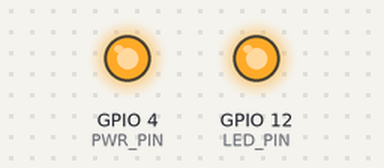
A sketch run on a simulated ESP32. Shown: output pins drawn as LEDs (lit = HIGH). What the sketch prints to the serial monitor is not drawn.

Above: at 0.1 s.
Timing chart, 0 to 1.8 s (numbered marks = the images above):
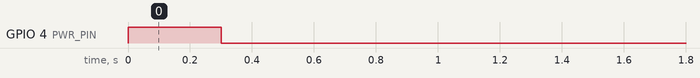

The sketch:

gps.ino
```cpp
// (licence header left out)
#define TINY_GSM_MODEM_SIM7000
#define TINY_GSM_RX_BUFFER 1024 // Set RX buffer to 1Kb

#include <TinyGsmClient.h>

// LilyGO T-SIM7000G Pinout
#define UART_BAUD   115200
#define PIN_DTR     25
#define PIN_TX      27
#define PIN_RX      26
#define PWR_PIN     4

#define LED_PIN     12

// Set serial for debug console (to Serial Monitor, default speed 115200)
#define SerialMon Serial
// Set serial for AT commands
#define SerialAT  Serial1

TinyGsm modem(SerialAT);

void setup(){
  SerialMon.begin(115200);
  SerialMon.println("Place your board outside to catch satelite signal");

  // Set LED OFF
  pinMode(LED_PIN, OUTPUT);
  digitalWrite(LED_PIN, HIGH);

  //Turn on the modem
  pinMode(PWR_PIN, OUTPUT);
  digitalWrite(PWR_PIN, HIGH);
  delay(300);
  digitalWrite(PWR_PIN, LOW);

  delay(1000);

  // Set module baud rate and UART pins
  SerialAT.begin(UART_BAUD, SERIAL_8N1, PIN_RX, PIN_TX);

  // Restart takes quite some time
  // To skip it, call init() instead of restart()
  SerialMon.println("Initializing modem...");
  if (!modem.restart()) {
    Serial.println("Failed to restart modem, attempting to continue without restarting");
  }

  // Print modem info
  String modemName = modem.getModemName();
  delay(500);
  SerialMon.println("Modem Name: " + modemName);

  String modemInfo = modem.getModemInfo();
  delay(500);
  SerialMon.println("Modem Info: " + modemInfo);
}

void loop(){
  // Set SIM7000G GPIO4 HIGH ,turn on GPS power
  // CMD:AT+SGPIO=0,4,1,1
  // Only in version 20200415 is there a function to control GPS power
  modem.sendAT("+SGPIO=0,4,1,1");
  if (modem.waitResponse(10000L) != 1) {
    SerialMon.println(" SGPIO=0,4,1,1 false ");
  }

  modem.enableGPS();

  delay(15000);
  float lat      = 0;
  float lon      = 0;
  float speed    = 0;
  float alt     = 0;
  int   vsat     = 0;
  int   usat     = 0;
  float accuracy = 0;
  int   year     = 0;
  int   month    = 0;
  int   day      = 0;
  int   hour     = 0;
  int   min      = 0;
  int   sec      = 0;

  for (int8_t i = 15; i; i--) {
    SerialMon.println("Requesting current GPS/GNSS/GLONASS location");
    if (modem.getGPS(&lat, &lon, &speed, &alt, &vsat, &usat, &accuracy,
                     &year, &month, &day, &hour, &min, &sec)) {
      SerialMon.println("Latitude: " + String(lat, 8) + "\tLongitude: " + String(lon, 8));
      SerialMon.println("Speed: " + String(speed) + "\tAltitude: " + String(alt));
      SerialMon.println("Visible Satellites: " + String(vsat) + "\tUsed Satellites: " + String(usat));
      SerialMon.println("Accuracy: " + String(accuracy));
      SerialMon.println("Year: " + String(year) + "\tMonth: " + String(month) + "\tDay: " + String(day));
      SerialMon.println("Hour: " + String(hour) + "\tMinute: " + String(min) + "\tSecond: " + String(sec));
      break;
    }
    else {
      SerialMon.println("Couldn't get GPS/GNSS/GLONASS location, retrying in 15s.");
      delay(15000L);
    }
  }
  SerialMon.println("Retrieving GPS/GNSS/GLONASS location again as a string");
  String gps_raw = modem.getGPSraw();
  SerialMon.println("GPS/GNSS Based Location String: " + gps_raw);
  SerialMon.println("Disabling GPS");
  modem.disableGPS();

  // Set SIM7000G GPIO4 LOW ,turn off GPS power
  // CMD:AT+SGPIO=0,4,1,0
  // Only in version 20200415 is there a function to control GPS power
  modem.sendAT("+SGPIO=0,4,1,0");
  if (modem.waitResponse(10000L) != 1) {
    SerialMon.println(" SGPIO=0,4,1,0 false ");
  }

  delay(200);
  // Do nothing forevermore
  while (true) {
      modem.maintain();
  }
}
```
